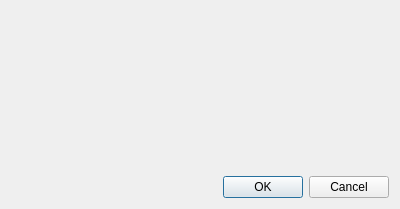
<?xml version="1.0" encoding="UTF-8"?>
<ui version="4.0">
 <class>LayerDialog</class>
 <widget class="QDialog" name="LayerDialog">
  <property name="geometry">
   <rect>
    <x>0</x>
    <y>0</y>
    <width>400</width>
    <height>209</height>
   </rect>
  </property>
  <property name="windowTitle">
   <string>Select Active Layers</string>
  </property>
  <layout class="QVBoxLayout" name="verticalLayout">
   <item>
    <layout class="QVBoxLayout" name="checkboxLayout"/>
   </item>
   <item>
    <spacer name="verticalSpacer">
     <property name="orientation">
      <enum>Qt::Vertical</enum>
     </property>
     <property name="sizeHint" stdset="0">
      <size>
       <width>20</width>
       <height>40</height>
      </size>
     </property>
    </spacer>
   </item>
   <item>
    <widget class="QDialogButtonBox" name="buttonBox">
     <property name="orientation">
      <enum>Qt::Horizontal</enum>
     </property>
     <property name="standardButtons">
      <set>QDialogButtonBox::Cancel|QDialogButtonBox::Ok</set>
     </property>
    </widget>
   </item>
  </layout>
 </widget>
 <resources/>
 <connections>
  <connection>
   <sender>buttonBox</sender>
   <signal>accepted()</signal>
   <receiver>LayerDialog</receiver>
   <slot>accept()</slot>
   <hints>
    <hint type="sourcelabel">
     <x>248</x>
     <y>254</y>
    </hint>
    <hint type="destinationlabel">
     <x>157</x>
     <y>274</y>
    </hint>
   </hints>
  </connection>
  <connection>
   <sender>buttonBox</sender>
   <signal>rejected()</signal>
   <receiver>LayerDialog</receiver>
   <slot>reject()</slot>
   <hints>
    <hint type="sourcelabel">
     <x>316</x>
     <y>260</y>
    </hint>
    <hint type="destinationlabel">
     <x>286</x>
     <y>274</y>
    </hint>
   </hints>
  </connection>
 </connections>
</ui>
